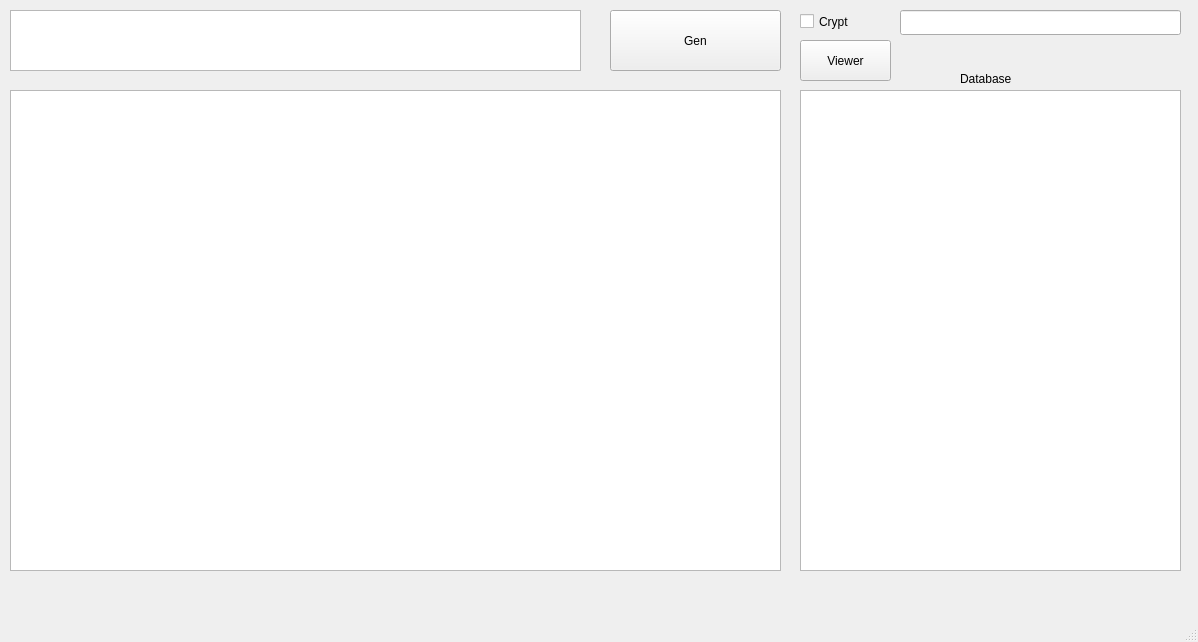
<?xml version="1.0" encoding="UTF-8"?>
<ui version="4.0">
 <class>MainWindow</class>
 <widget class="QMainWindow" name="MainWindow">
  <property name="geometry">
   <rect>
    <x>0</x>
    <y>0</y>
    <width>1198</width>
    <height>642</height>
   </rect>
  </property>
  <property name="windowTitle">
   <string>MainWindow</string>
  </property>
  <widget class="QWidget" name="centralwidget">
   <widget class="QPushButton" name="GenButton">
    <property name="geometry">
     <rect>
      <x>610</x>
      <y>10</y>
      <width>171</width>
      <height>61</height>
     </rect>
    </property>
    <property name="text">
     <string>Gen</string>
    </property>
   </widget>
   <widget class="QTextEdit" name="_textEdit">
    <property name="geometry">
     <rect>
      <x>10</x>
      <y>10</y>
      <width>571</width>
      <height>61</height>
     </rect>
    </property>
   </widget>
   <widget class="QListWidget" name="GenDataBase">
    <property name="geometry">
     <rect>
      <x>10</x>
      <y>90</y>
      <width>771</width>
      <height>481</height>
     </rect>
    </property>
   </widget>
   <widget class="QTableWidget" name="password_database">
    <property name="geometry">
     <rect>
      <x>800</x>
      <y>90</y>
      <width>381</width>
      <height>481</height>
     </rect>
    </property>
   </widget>
   <widget class="QLabel" name="label">
    <property name="geometry">
     <rect>
      <x>960</x>
      <y>70</y>
      <width>67</width>
      <height>17</height>
     </rect>
    </property>
    <property name="text">
     <string>Database</string>
    </property>
   </widget>
   <widget class="QLineEdit" name="keyInput">
    <property name="geometry">
     <rect>
      <x>900</x>
      <y>10</y>
      <width>281</width>
      <height>25</height>
     </rect>
    </property>
   </widget>
   <widget class="QCheckBox" name="cryptCheck">
    <property name="enabled">
     <bool>true</bool>
    </property>
    <property name="geometry">
     <rect>
      <x>800</x>
      <y>10</y>
      <width>92</width>
      <height>23</height>
     </rect>
    </property>
    <property name="text">
     <string>Crypt</string>
    </property>
   </widget>
   <widget class="QPushButton" name="decryptNowButton">
    <property name="geometry">
     <rect>
      <x>800</x>
      <y>40</y>
      <width>91</width>
      <height>41</height>
     </rect>
    </property>
    <property name="text">
     <string>Viewer</string>
    </property>
   </widget>
  </widget>
  <widget class="QStatusBar" name="statusbar"/>
  <action name="actionFolder_Setting">
   <property name="text">
    <string>Folder Setting</string>
   </property>
  </action>
 </widget>
 <resources/>
 <connections/>
</ui>
